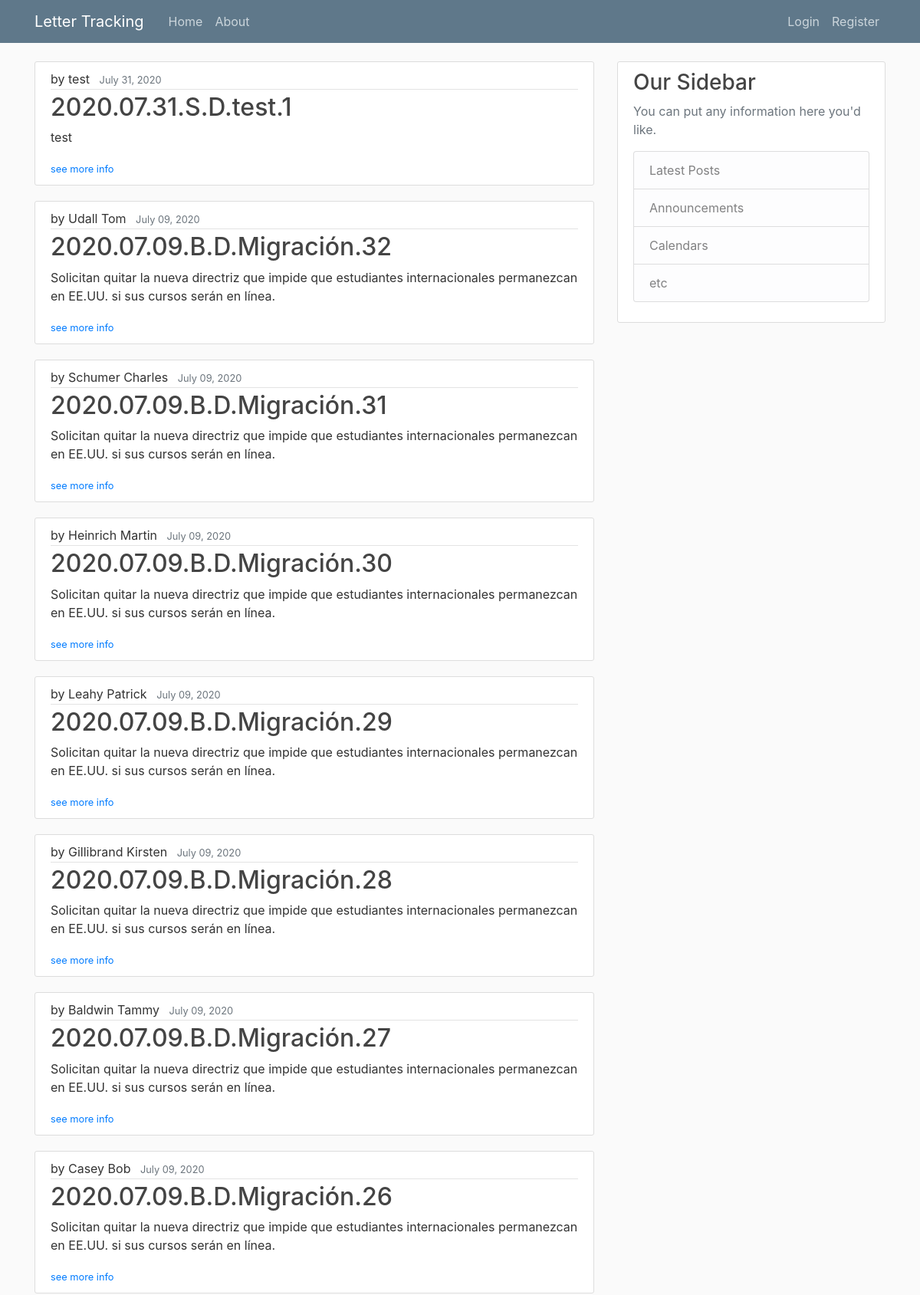
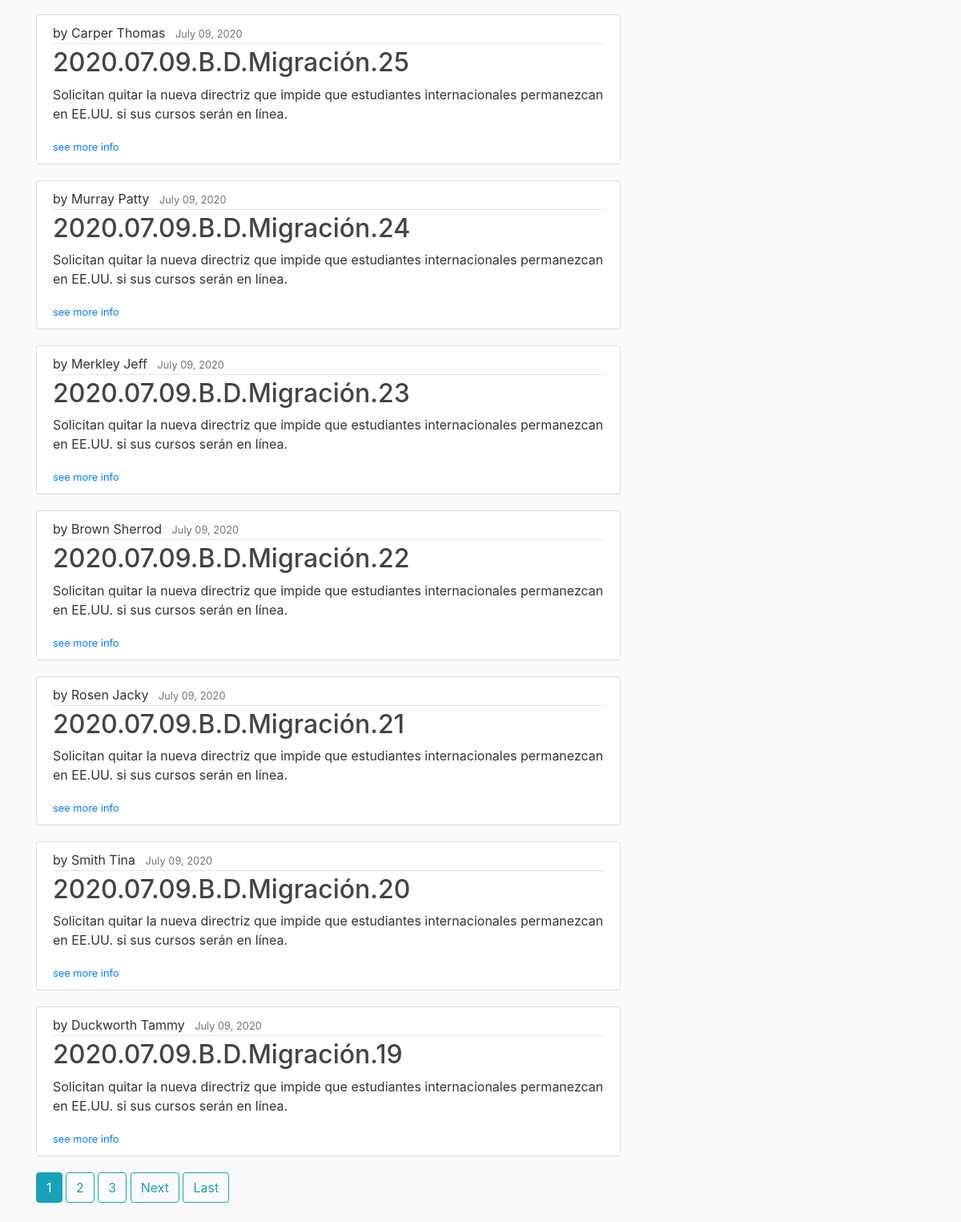
The app's page /, older data (2 pictures, top to bottom).
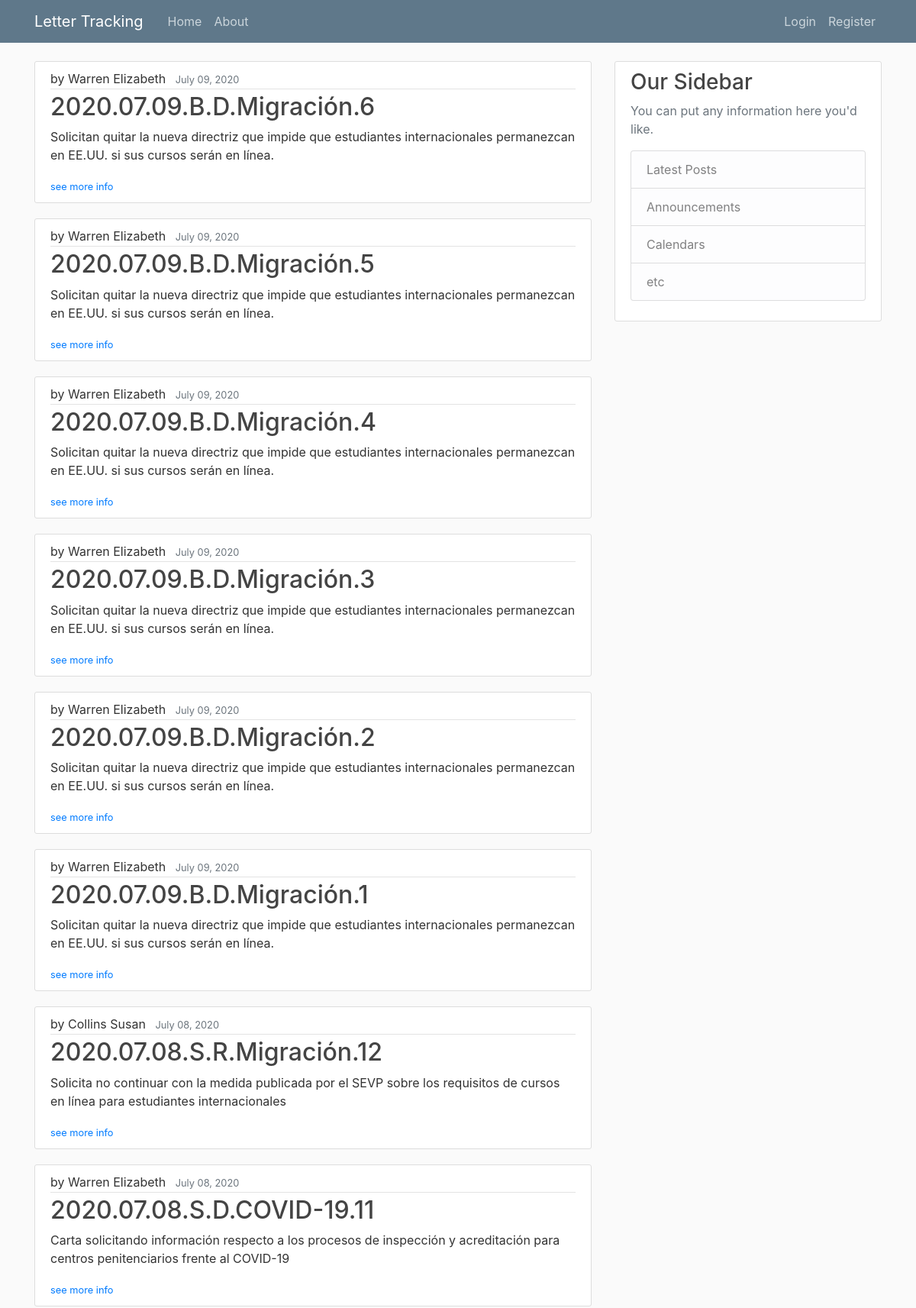
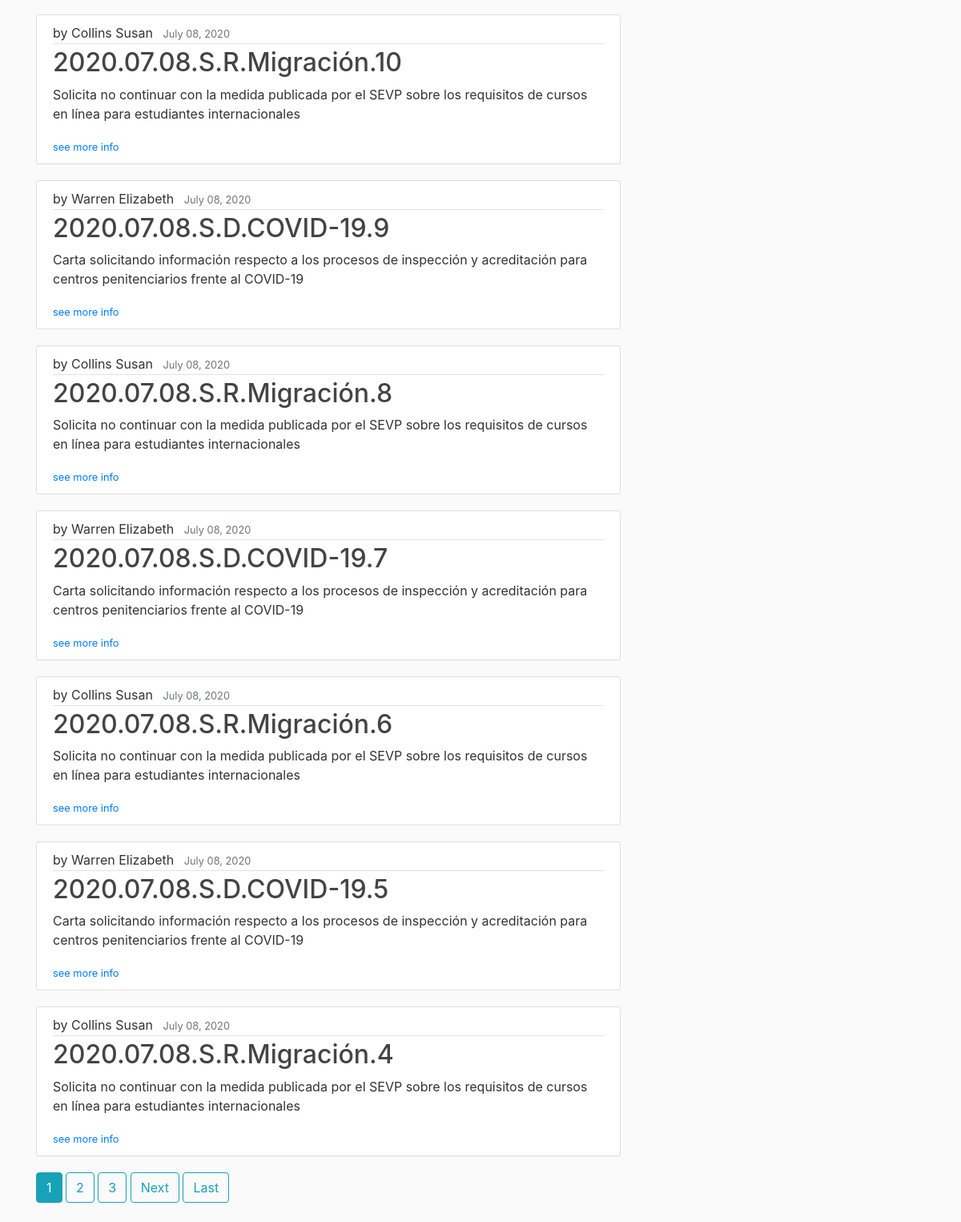
The same page, newer data (2 pictures, top to bottom).
### letter_tracking/models.py (models this page shows, shortened)
class Letter(models.Model):
    class PolParties(models.TextChoices):
        D = 'D', _('Democrat')
        R = 'R', _('Republican')
        I = 'I', _('Independent')
    class RepSen(models.TextChoices):
        REP = 'Rep.', _('Representative')
        SEN = 'Sen.', _('Senator')
    class Chamber(models.TextChoices):
        BI = 'B', _('Bicameral')
        S = 'S', _('Senado')
        C = 'C', _('Congreso')
    class Statements(models.TextChoices):
        Carta = 'Carta'
        Consulta = 'Consulta'
        Declaracion = 'Declaración'
    class Support(models.TextChoices):
        rep = 'Republicano', _('Republican')
        dem = 'Demócrata', _('Democrat')
        bi= 'Bipartidista', _('Bipartisan')
    class Sentiment(models.TextChoices):
        Pos = 1, _('Positive')
        Neut = 2, _('Neutral')
        Neg = 3, _('Negative')
    class Dummy(models.TextChoices):
        y = 1, _('Yes')
        n = 0, _('No')
    topic = models.CharField(max_length=25)
    specific_topic = models.CharField(max_length=100)
    date = models.DateTimeField(help_text="Enter dates in <em>MM/DD/YYYY</em> format")
    kind_of_statement = models.CharField(max_length=15,
                                        choices=Statements.choices)
    description = models.TextField(verbose_name=_('Short Description'))
    positive_MX = models.CharField(max_length=8,
                                    choices=Sentiment.choices,
                                    verbose_name=_('Positive for Mexico?'))
    MX_mentioned = models.CharField(max_length=3,
                                    choices=Dummy.choices,
                                    verbose_name=_('Was Mexico directly mentioned?'))
    recipient = models.CharField(max_length=50, verbose_name=_('Recipient(s)'))
    chamber = models.CharField(max_length=9,
                                 choices=Chamber.choices,
                                 verbose_name=_('Letter\'s Chamber of Origin'))
    kind_statement_party = models.CharField(max_length=12,
                                            choices=Support.choices)
    legislator = models.CharField(max_length=60,
                                 verbose_name=_('Legislator Name'),
                                 help_text=
                                 "Names are displayed in <em>Last Name, First Name</em> format")
    cosigners = models.CharField(max_length=500)
    party = models.CharField(max_length=11,
                            choices=PolParties.choices)
    rep_or_sen = models.CharField(max_length=4,
                                 choices=RepSen.choices,
                                 verbose_name=_('Representative or Senator'))
    caucus = models.CharField(max_length=100)
    link = models.URLField("Letter URL")
    date_posted = models.DateTimeField(default=timezone.now)
    posted_by = models.ForeignKey(User,
                                 on_delete=models.SET_NULL, null=True)
    comments =  models.TextField(default='N/a')
    action = models.CharField(max_length=100)
    notice_num = models.CharField(max_length=30,
                                verbose_name=_('If a notice was sent, specify the number'),
                                default='N/a')
    choices_ = [('one', 'ONE'), ('two', 'TWO')]
    @property
    def consecutive_number(self):
        daily_order = list(Letter.objects.filter(date=self.date).order_by('date'))
        return daily_order.index(self) + 1
    @property
    def title(self):
        return str(self.date)[:10].replace('-', '.') + '.' + str(self.chamber)[0] +\
                '.' + str(self.party) + '.' + str(self.topic) + '.' + str(self.consecutive_number)

### letter_tracking/views.py (the view)
# urls.py: path('', LetterListView.as_view(), name='letter_tracking-home'),
class LetterListView(ListView):
    model = Letter
    template_name = 'letter_tracking/home.html'
    context_object_name = 'letters'
    ordering = ['-date', '-date_posted']
    paginate_by = 15

### letter_tracking/templates/letter_tracking/home.html (shortened to what this page needs)
{%extends "letter_tracking/base.html" %}
{% block content %}
    {% for letter in letters %}
        <article class="media content-section">
            <div class="media-body">
                <div class="article-metadata">
                    <a class="mr-2" >by {{ letter.legislator }}</a>
                    <small class="text-muted">{{ letter.date | date:"F d, Y" }}</small>
                </div>
                <h2><a class="article-title">{{ letter.title }}</a></h2>
                <p class="article-content">{{ letter.description }}</p>
                <div> <small> <a  href="{% url 'letter-detail' letter.id%}">see more info</a></small></div>
            </div>
        </article>
    {% endfor %}
    {% if is_paginated %}
        {% for num in page_obj.paginator.page_range %}
            {% if page_obj.number == num %}
                <a class="btn btn-info mb-4" href="?page={{ num }}">{{ num }}</a>
            {% elif num > page_obj.number|add:'-3' and num < page_obj.number|add:'3' %}
                <a class="btn btn-outline-info mb-4" href="?page={{ num }}">{{ num }}</a>
            {% endif %}
        {% endfor %}
        {% if page_obj.has_next %}
            <a class="btn btn-outline-info mb-4" href="?page={{ page_obj.next_page_number }}">Next</a>
            <a class="btn btn-outline-info mb-4" href="?page={{ page_obj.paginator.num_pages }}">Last</a>
        {% endif %}
    {% endif %}
{% endblock content %}

Row changes from the older to the newer data that the page shows:
removed Letter: legislator "test", date "July 31, 2020", title "2020.07.31.S.D.test.1", description "test"
removed Letter: legislator "Udall Tom", date "July 09, 2020", title "2020.07.09.B.D.Migración.32", description "Solicitan quitar la nueva directriz que impide que estudiantes internacionales permanezcan en EE.UU. si sus cursos serán en línea."
removed Letter: legislator "Schumer Charles", date "July 09, 2020", title "2020.07.09.B.D.Migración.31", description "Solicitan quitar la nueva directriz que impide que estudiantes internacionales permanezcan en EE.UU. si sus cursos serán en línea."
removed Letter: legislator "Heinrich Martin", date "July 09, 2020", title "2020.07.09.B.D.Migración.30", description "Solicitan quitar la nueva directriz que impide que estudiantes internacionales permanezcan en EE.UU. si sus cursos serán en línea."
removed Letter: legislator "Leahy Patrick", date "July 09, 2020", title "2020.07.09.B.D.Migración.29", description "Solicitan quitar la nueva directriz que impide que estudiantes internacionales permanezcan en EE.UU. si sus cursos serán en línea."
removed Letter: legislator "Gillibrand Kirsten", date "July 09, 2020", title "2020.07.09.B.D.Migración.28", description "Solicitan quitar la nueva directriz que impide que estudiantes internacionales permanezcan en EE.UU. si sus cursos serán en línea."
removed Letter: legislator "Baldwin Tammy", date "July 09, 2020", title "2020.07.09.B.D.Migración.27", description "Solicitan quitar la nueva directriz que impide que estudiantes internacionales permanezcan en EE.UU. si sus cursos serán en línea."
removed Letter: legislator "Casey Bob", date "July 09, 2020", title "2020.07.09.B.D.Migración.26", description "Solicitan quitar la nueva directriz que impide que estudiantes internacionales permanezcan en EE.UU. si sus cursos serán en línea."
removed Letter: legislator "Carper Thomas", date "July 09, 2020", title "2020.07.09.B.D.Migración.25", description "Solicitan quitar la nueva directriz que impide que estudiantes internacionales permanezcan en EE.UU. si sus cursos serán en línea."
removed Letter: legislator "Murray Patty", date "July 09, 2020", title "2020.07.09.B.D.Migración.24", description "Solicitan quitar la nueva directriz que impide que estudiantes internacionales permanezcan en EE.UU. si sus cursos serán en línea."
removed Letter: legislator "Merkley Jeff", date "July 09, 2020", title "2020.07.09.B.D.Migración.23", description "Solicitan quitar la nueva directriz que impide que estudiantes internacionales permanezcan en EE.UU. si sus cursos serán en línea."
removed Letter: legislator "Brown Sherrod", date "July 09, 2020", title "2020.07.09.B.D.Migración.22", description "Solicitan quitar la nueva directriz que impide que estudiantes internacionales permanezcan en EE.UU. si sus cursos serán en línea."
removed Letter: legislator "Rosen Jacky", date "July 09, 2020", title "2020.07.09.B.D.Migración.21", description "Solicitan quitar la nueva directriz que impide que estudiantes internacionales permanezcan en EE.UU. si sus cursos serán en línea."
removed Letter: legislator "Smith Tina", date "July 09, 2020", title "2020.07.09.B.D.Migración.20", description "Solicitan quitar la nueva directriz que impide que estudiantes internacionales permanezcan en EE.UU. si sus cursos serán en línea."
removed Letter: legislator "Duckworth Tammy", date "July 09, 2020", title "2020.07.09.B.D.Migración.19", description "Solicitan quitar la nueva directriz que impide que estudiantes internacionales permanezcan en EE.UU. si sus cursos serán en línea."
added Letter: legislator "Warren Elizabeth", date "July 09, 2020", title "2020.07.09.B.D.Migración.6", description "Solicitan quitar la nueva directriz que impide que estudiantes internacionales permanezcan en EE.UU. si sus cursos serán en línea."
added Letter: legislator "Warren Elizabeth", date "July 09, 2020", title "2020.07.09.B.D.Migración.5", description "Solicitan quitar la nueva directriz que impide que estudiantes internacionales permanezcan en EE.UU. si sus cursos serán en línea."
added Letter: legislator "Warren Elizabeth", date "July 09, 2020", title "2020.07.09.B.D.Migración.4", description "Solicitan quitar la nueva directriz que impide que estudiantes internacionales permanezcan en EE.UU. si sus cursos serán en línea."
added Letter: legislator "Warren Elizabeth", date "July 09, 2020", title "2020.07.09.B.D.Migración.3", description "Solicitan quitar la nueva directriz que impide que estudiantes internacionales permanezcan en EE.UU. si sus cursos serán en línea."
added Letter: legislator "Warren Elizabeth", date "July 09, 2020", title "2020.07.09.B.D.Migración.2", description "Solicitan quitar la nueva directriz que impide que estudiantes internacionales permanezcan en EE.UU. si sus cursos serán en línea."
added Letter: legislator "Warren Elizabeth", date "July 09, 2020", title "2020.07.09.B.D.Migración.1", description "Solicitan quitar la nueva directriz que impide que estudiantes internacionales permanezcan en EE.UU. si sus cursos serán en línea."
added Letter: legislator "Collins Susan", date "July 08, 2020", title "2020.07.08.S.R.Migración.12", description "Solicita no continuar con la medida publicada por el SEVP sobre los requisitos de cursos en línea para estudiantes internacionales"
added Letter: legislator "Warren Elizabeth", date "July 08, 2020", title "2020.07.08.S.D.COVID-19.11", description "Carta solicitando información respecto a los procesos de inspección y acreditación para centros penitenciarios frente al COVID-19"
added Letter: legislator "Collins Susan", date "July 08, 2020", title "2020.07.08.S.R.Migración.10", description "Solicita no continuar con la medida publicada por el SEVP sobre los requisitos de cursos en línea para estudiantes internacionales"
added Letter: legislator "Warren Elizabeth", date "July 08, 2020", title "2020.07.08.S.D.COVID-19.9", description "Carta solicitando información respecto a los procesos de inspección y acreditación para centros penitenciarios frente al COVID-19"
added Letter: legislator "Collins Susan", date "July 08, 2020", title "2020.07.08.S.R.Migración.8", description "Solicita no continuar con la medida publicada por el SEVP sobre los requisitos de cursos en línea para estudiantes internacionales"
added Letter: legislator "Warren Elizabeth", date "July 08, 2020", title "2020.07.08.S.D.COVID-19.7", description "Carta solicitando información respecto a los procesos de inspección y acreditación para centros penitenciarios frente al COVID-19"
added Letter: legislator "Collins Susan", date "July 08, 2020", title "2020.07.08.S.R.Migración.6", description "Solicita no continuar con la medida publicada por el SEVP sobre los requisitos de cursos en línea para estudiantes internacionales"
added Letter: legislator "Warren Elizabeth", date "July 08, 2020", title "2020.07.08.S.D.COVID-19.5", description "Carta solicitando información respecto a los procesos de inspección y acreditación para centros penitenciarios frente al COVID-19"
added Letter: legislator "Collins Susan", date "July 08, 2020", title "2020.07.08.S.R.Migración.4", description "Solicita no continuar con la medida publicada por el SEVP sobre los requisitos de cursos en línea para estudiantes internacionales"
